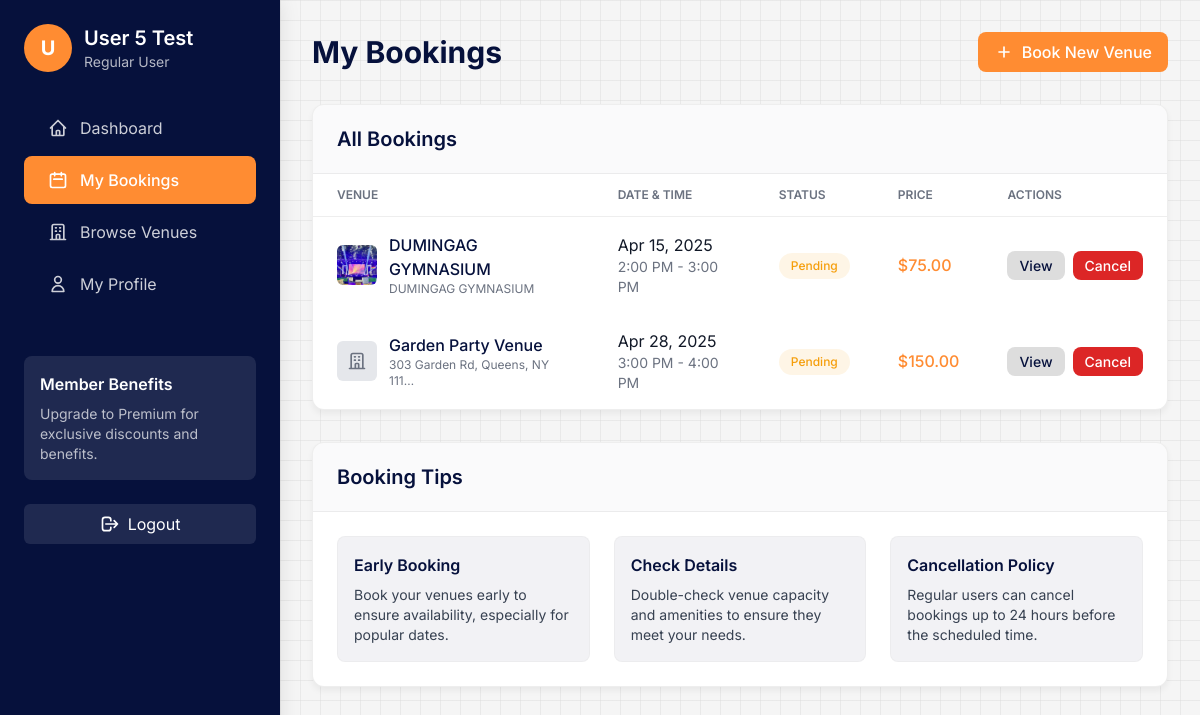
Before: /bookings/ (signed in) with the older database file.
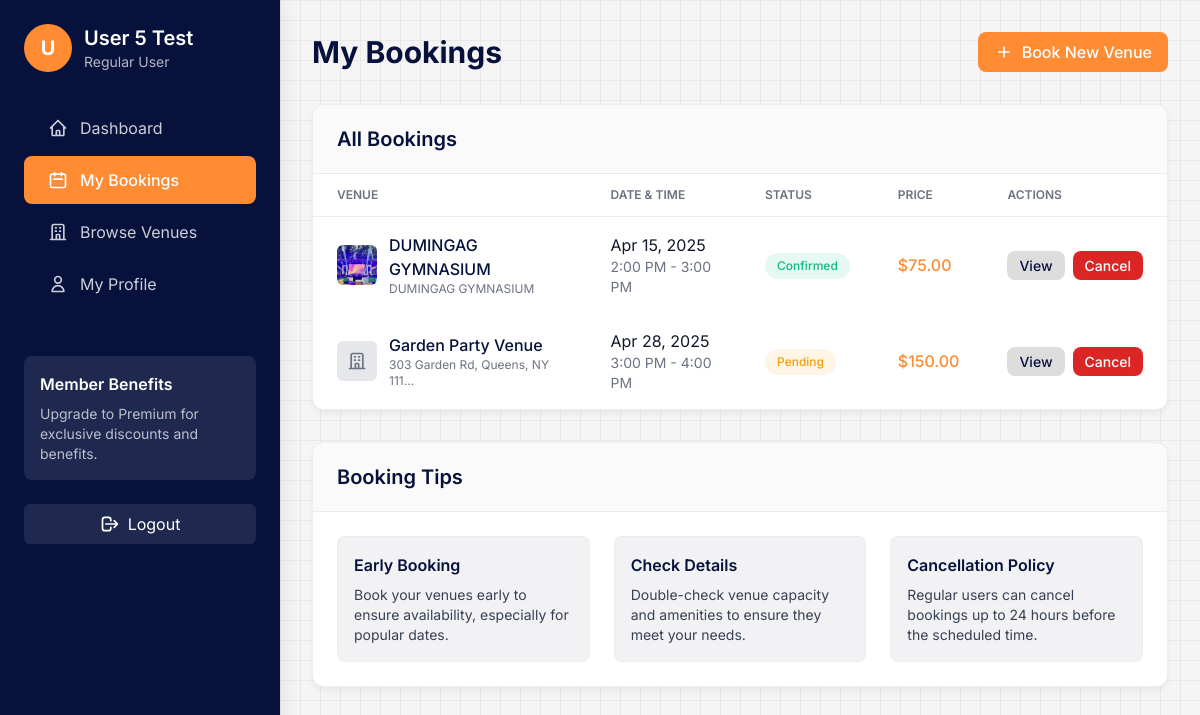
After: the same page with the newer database file.
### booking/models/booking.py (models this page shows, shortened)
class Booking(models.Model):
    STATUS_CHOICES = [
        ('pending', 'Pending'),
        ('confirmed', 'Confirmed'),
        ('cancelled', 'Cancelled'),
    ]
    user = models.ForeignKey(User, on_delete=models.CASCADE, related_name='bookings')
    venue = models.ForeignKey(Venue, on_delete=models.CASCADE, related_name='bookings')
    time_slot = models.ForeignKey(TimeSlot, on_delete=models.CASCADE, related_name='bookings')
    num_guests = models.PositiveIntegerField()
    status = models.CharField(max_length=20, choices=STATUS_CHOICES, default='pending')
    special_requests = models.TextField(blank=True)
    total_price = models.DecimalField(max_digits=10, decimal_places=2)
    booking_date = models.DateTimeField(auto_now_add=True)
    class Meta:
        ordering = ['-booking_date']

### booking/models/venue.py (models this page shows, shortened)
class Venue(models.Model):
    STATUS_CHOICES = [
        ('active', 'Active'),
        ('maintenance', 'Under Maintenance'),
        ('inactive', 'Inactive'),
    ]
    name = models.CharField(max_length=200)
    description = models.TextField()
    address = models.CharField(max_length=255)
    capacity = models.PositiveIntegerField()
    hourly_rate = models.DecimalField(max_digits=10, decimal_places=2)
    image = models.ImageField(upload_to='venues/', blank=True, null=True)
    categories = models.ManyToManyField(Category, related_name='venues')
    manager = models.ForeignKey(VenueManager, on_delete=models.SET_NULL, null=True, related_name='managed_venues')
    status = models.CharField(max_length=20, choices=STATUS_CHOICES, default='active')
    created_at = models.DateTimeField(auto_now_add=True)
    updated_at = models.DateTimeField(auto_now=True)
    class Meta:
        ordering = ['name']

### booking/models/time_slot.py (models this page shows, shortened)
class TimeSlot(models.Model):
    venue = models.ForeignKey(Venue, on_delete=models.CASCADE, related_name='time_slots')
    date = models.DateField()
    start_time = models.TimeField()
    end_time = models.TimeField()
    is_available = models.BooleanField(default=True)
    class Meta:
        ordering = ['date', 'start_time']
        unique_together = ['venue', 'date', 'start_time']

### booking/views/booking_views.py (the view)
# urls.py: path('bookings/', views.my_bookings, name='my_bookings'),
@login_required
def my_bookings(request):
    bookings = Booking.objects.filter(user=request.user).order_by('-booking_date')
    from booking.models import UserProfile
    profile, created = UserProfile.objects.get_or_create(user=request.user)
    if created:
        from django.contrib import messages
        messages.info(request, 'We created a new profile for you. Please update your information.')
    context = {
        'bookings': bookings,
        'profile': profile,
    }
    return render(request, 'booking/my_bookings_fullpage.html', context)

### booking/context_processors.py (called while the page is built)
def common_context(request):
    return {
        'all_categories': Category.objects.all(),
    }

### templates/booking/my_bookings_fullpage.html (shortened to what the changed rows need)
<!DOCTYPE html>
<html lang="en">
<head>
    <script src="https://cdn.tailwindcss.com"></script>
</head>
<body>
    <div class="dashboard-container">
        {% with active_page='bookings' %}
            {% include 'booking/components/user_sidebar.html' %}
        {% endwith %}
        <main class="p-8">
            <div class="flex justify-between items-center mb-8">
                <h1 class="text-3xl font-bold text-primary">My Bookings</h1>
            </div>
            <div class="dashboard-card mb-8">
                <div class="dashboard-card-header">
                    <h2 class="text-xl font-semibold text-primary">All Bookings</h2>
                </div>
                {% if bookings %}
                <div class="overflow-x-auto">
                    <table class="dashboard-table">
                        <thead>
                            <tr>
                                <th>Venue</th>
                                <th>Date & Time</th>
                                <th>Status</th>
                                <th>Price</th>
                                <th>Actions</th>
                            </tr>
                        </thead>
                        <tbody>
                            {% for booking in bookings %}
                            <tr>
                                <td>
                                    <div class="flex items-center">
                                        {% if booking.venue.image %}
                                        <div class="flex-shrink-0 h-10 w-10 mr-3">
                                            <img class="h-10 w-10 rounded-md object-cover" src="{{ booking.venue.image.url }}" alt="{{ booking.venue.name }}">
                                        </div>
                                        {% endif %}
                                        <div>
                                            <div class="font-medium text-primary">{{ booking.venue.name }}</div>
                                            <div class="text-xs text-gray-500">{{ booking.venue.address|truncatechars:30 }}</div>
                                        </div>
                                    </div>
                                </td>
                                <td>
                                    <div class="text-gray-900">{{ booking.time_slot.date|date:"M d, Y" }}</div>
                                    <div class="text-sm text-gray-500">{{ booking.time_slot.start_time|time:"g:i A" }} - {{ booking.time_slot.end_time|time:"g:i A" }}</div>
                                </td>
                                <td>
                                    <span class="badge {% if booking.status == 'confirmed' %}badge-success{% elif booking.status == 'pending' %}badge-warning{% else %}badge-danger{% endif %}">
                                        {{ booking.status|title }}
                                    </span>
                                </td>
                                <td class="font-medium text-accent">${{ booking.total_price }}</td>
                                <td>
                                    <div class="flex space-x-2">
                                        <a href="{% url 'booking_detail' booking.id %}" class="btn btn-sm btn-secondary">View</a>
                                        {% if booking.status != 'cancelled' %}
                                        <a href="{% url 'cancel_booking' booking.id %}"
                                           class="btn btn-sm bg-red-600 text-white hover:bg-red-500"
                                           onclick="return confirm('Are you sure you want to cancel this booking?');">
                                            Cancel
                                        </a>
                                        {% endif %}
                                    </div>
                                </td>
                            </tr>
                            {% endfor %}
                        </tbody>
                    </table>
                </div>
                {% endif %}
            </div>
            <div class="dashboard-card">
                <div class="dashboard-card-header">
                    <h2 class="text-xl font-semibold text-primary">Booking Tips</h2>
                </div>
            </div>
        </main>
    </div>
</body>
</html>

Changed rows visible on the page:
changed Booking "DUMINGAG GYMNASIUM": status "Pending" → "Confirmed"
